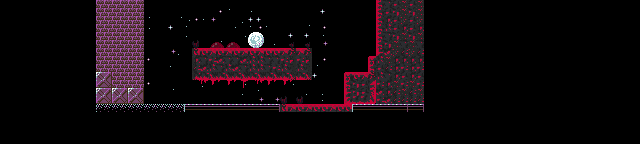

A level layout from a 2D game, rendered from its tile map. Below: a short description, then the map file with tile-grid data replaced by summaries:
An orthogonal 80x18 tile map with 8x8 px tiles, 2 tile layers (background, foreground), 2 tilesets and 5 objects.

<map version="1.2" tiledversion="1.3.3" orientation="orthogonal" renderorder="right-up" width="80" height="18" tilewidth="8" tileheight="8" infinite="0" nextlayerid="4" nextobjectid="33">
 <tileset firstgid="1" source="tiles.tsx" />
 <tileset firstgid="577" source="boss.tsx" />
 <layer id="2" name="background" width="80" height="18">
  <properties>
   <property name="kind" value="background" />
  </properties>
  <data>[1440 cells, 756 non-empty, 76 distinct tile ids]</data>
 </layer>
 <layer id="1" name="foreground" width="80" height="18">
  <properties>
   <property name="kind" value="foreground" />
  </properties>
  <data>[1440 cells, 1163 non-empty, 96 distinct tile ids]</data>
 </layer>
 <objectgroup id="3" name="control" locked="1">
  <object id="6" x="135.914" y="90.6498">
   <properties>
    <property name="kind" value="player-spawn" />
   </properties>
   <point />
  </object>
  <object id="28" x="251.873" y="89.1081">
   <properties>
    <property name="enemy" value="boss" />
    <property name="kind" value="enemy-spawn" />
   </properties>
   <point />
  </object>
  <object id="29" x="96.2681" y="103.775" width="311.938" height="7.9375">
   <properties>
    <property name="kind" value="platform" />
   </properties>
  </object>
  <object id="31" x="95.2593" y="-0.830268" width="16.2562" height="113.051">
   <properties>
    <property name="kind" value="platform" />
   </properties>
  </object>
  <object id="32" x="392.828" y="-0.750654" width="16.2562" height="113.051">
   <properties>
    <property name="kind" value="platform" />
   </properties>
  </object>
 </objectgroup>
</map>